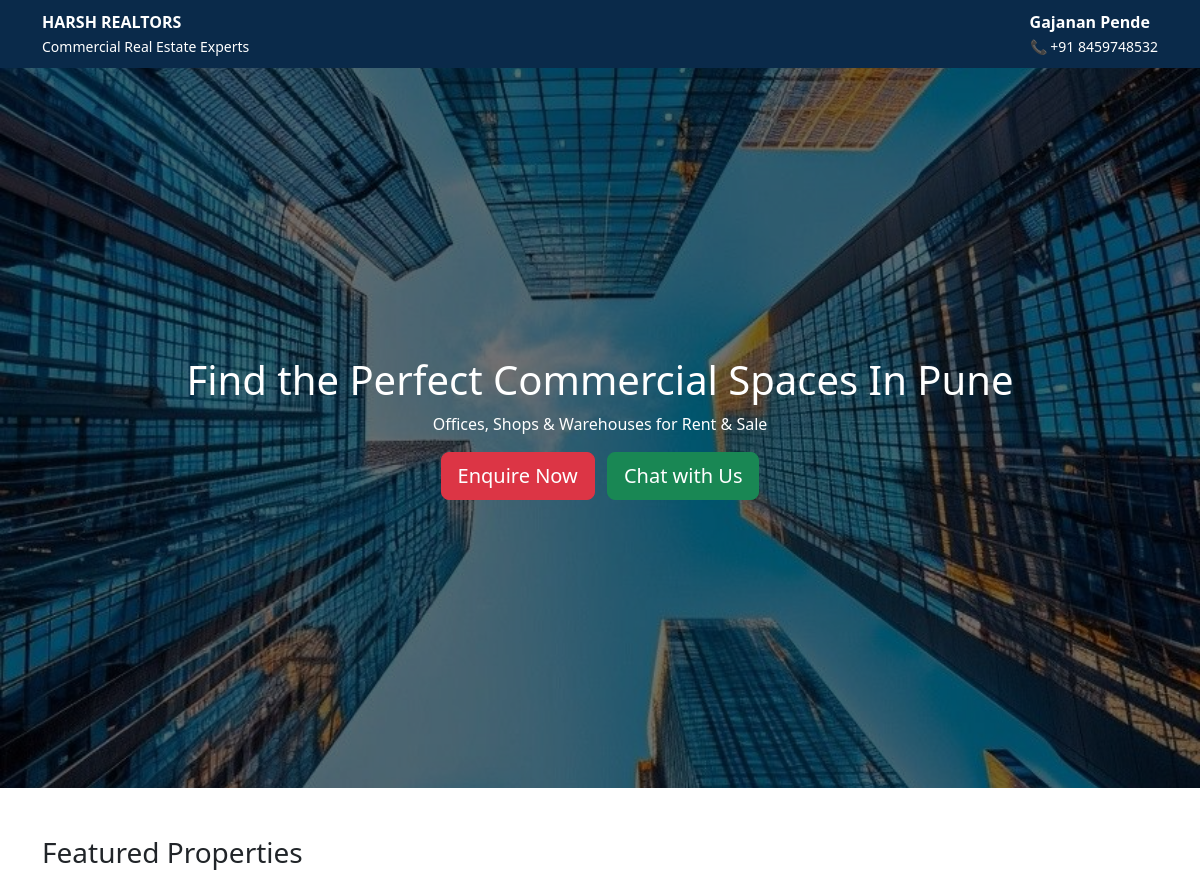
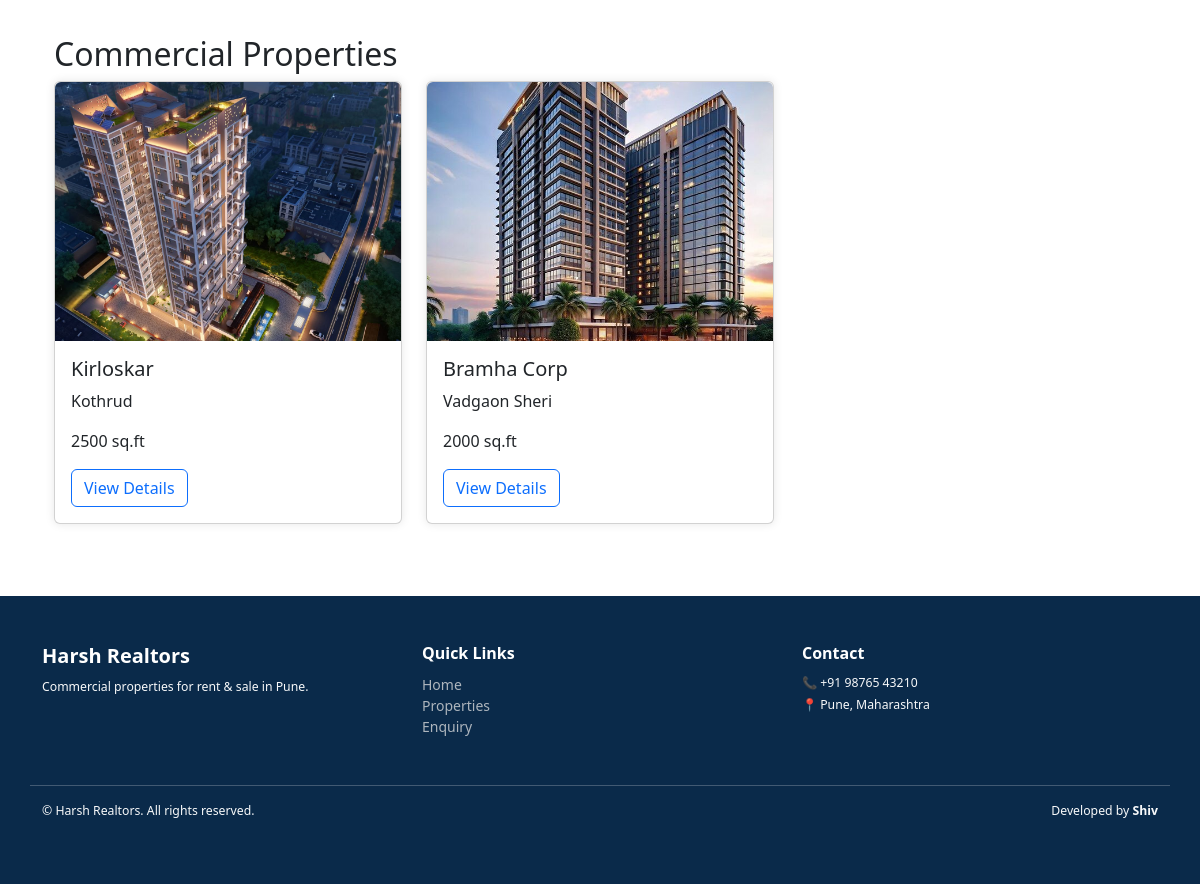
The page / on the database its author committed (2 pictures, top to bottom).
### core/models.py (models this page shows, shortened)
class Property(models.Model):
    PROPERTY_TYPE = [
        ('Office', 'Office'),
        ('Shop', 'Shop'),
        ('Warehouse', 'Warehouse'),
    ]
    title = models.CharField(max_length=200)
    location = models.CharField(max_length=200)
    property_type = models.CharField(max_length=20, choices=PROPERTY_TYPE)
    area_sqft = models.PositiveIntegerField()
    furnishing = models.CharField(max_length=50, blank=True)
    parking = models.CharField(max_length=50, blank=True)
    washrooms = models.PositiveIntegerField(default=1)
    floor = models.CharField(max_length=20, blank=True)
    total_floors = models.CharField(max_length=20, blank=True)
    suitable_for = models.CharField(max_length=200, blank=True)
    maintenance = models.CharField(max_length=100, blank=True)
    possession = models.CharField(max_length=100, blank=True)
    property_age = models.CharField(max_length=50, blank=True)
    image = models.ImageField(upload_to='properties/')
    created_at = models.DateTimeField(auto_now_add=True)

### core/views.py (the view)
# urls.py: path('', views.home, name='home'),
def home(request):
    properties = Property.objects.all().order_by('-created_at')
    return render(request, 'home.html', {
        'properties': properties
    })

### templates/home.html (shortened to what this page needs)
{% extends 'base.html' %}
{% load static %}
{% block content %}
<section class="hero">
    <div class="hero-slides">
        <div class="hero-slide active" style="background-image: url('{% static 'images/hero1.jpg' %}')"></div>
    </div>
    <div class="overlay">
        <div class="container text-center">
            <h1>Find the Perfect Commercial Spaces In Pune</h1>
            <p>Offices, Shops & Warehouses for Rent & Sale</p>
            <a href="{% url 'enquiry' %}" class="btn btn-danger btn-lg me-2">
                Enquire Now
            </a>
            <a href="https://wa.me/918459748532" class="btn btn-success btn-lg">
                Chat with Us
            </a>
        </div>
    </div>
</section>
<div class="container my-5">
    <h3>Featured Properties</h3>
    <div class="container my-5">
    <h2>Commercial Properties</h2>
    <div class="row">
        {% for property in properties %}
        <div class="col-12 col-sm-6 col-lg-4 mb-4">
            <div class="card property-card">
                {% if property.image %}
                <div class="image-wrapper">
                <img src="{{ property.image.url }}" alt="{{ property.title }}">
                </div>
                {% endif %}
                <div class="card-body">
                    <h5>{{ property.title }}</h5>
                    <p>{{ property.location }}</p>
                    <p>{{ property.area_sqft }} sq.ft</p>
                    <a href="{% url 'property_detail' property.id %}" class="btn btn-outline-primary">
                        View Details
                    </a>
                </div>
            </div>
        </div>
        {% endfor %}
    </div>
</div>
</div>
{% endblock %}

### templates/base.html (shortened to what this page needs)
{% load static %}
{% load tz %}
<!DOCTYPE html>
<html>
<head>
    <link href="https://cdn.jsdelivr.net/npm/bootstrap@5.3.2/dist/css/bootstrap.min.css" rel="stylesheet">
    <link rel="stylesheet" href="{% static 'css/style.css' %}">
</head>
<body>
<div class="top-bar">
    <div class="container d-flex justify-content-between">
        <div>
            <strong>HARSH REALTORS</strong><br>
            <small>Commercial Real Estate Experts</small>
        </div>
        <div>
            <strong>Gajanan Pende</strong><br>
            <small>📞 +91 8459748532</small>
        </div>
    </div>
</div>
{% block content %}{% endblock %}
<footer class="site-footer mt-5">
    <div class="container">
        <div class="row py-4">
            <div class="col-12 col-md-4 mb-3">
                <h5>Harsh Realtors</h5>
                <p class="small ">
                    Commercial properties for rent & sale in Pune.
                </p>
            </div>
            <div class="col-6 col-md-4 mb-3">
                <h6>Quick Links</h6>
                <ul class="list-unstyled">
                    <li><a href="/">Home</a></li>
                    <li><a href="/properties/">Properties</a></li>
                    <li><a href="{% url 'enquiry' %}">Enquiry</a></li>
                </ul>
            </div>
            <div class="col-6 col-md-4 mb-3">
                <h6>Contact</h6>
                <p class="small mb-1">📞 +91 98765 43210</p>
                <p class="small mb-0">📍 Pune, Maharashtra</p>
            </div>
        <hr>
        <div class="d-flex flex-column flex-md-row justify-content-between align-items-center pb-3">
            <p class="small mb-2 mb-md-0">
                © {{ now|date:"Y" }} Harsh Realtors. All rights reserved.
            </p>
            <p class="small mb-0">
                Developed by <strong>Shiv</strong>
            </p>
        </div>
        </div>
    </div>
</footer>
</body>
</html>

### core/static/css/style.css (style rules this page uses)
.top-bar { background: #0a2a4a; color: #fff; padding: 10px 0; }
.hero { height: 420px; background-size: cover; background-position: center; }
.overlay { background: rgba(0,0,0,0.55); height: 100%; color: white; display: flex; align-items: center; }
.property-card { box-shadow: 0 0 10px rgba(0,0,0,.1); }
.property-card .image-wrapper { width: 100%; aspect-ratio: 4 / 3; overflow: hidden; background: #f2f2f2; border-radius: 6px 6px 0 0; }
.property-card .image-wrapper img { width: 100%; height: 100%; object-fit: cover; }
.hero { position: relative; height: 90vh; overflow: hidden; color: #fff; }
.hero-slides { position: absolute; inset: 0; }
.hero-slide { position: absolute; inset: 0; background-size: cover; background-position: center; opacity: 0; transition: opacity 1.5s ease-in-out; }
.hero-slide.active { opacity: 1; }
.hero .overlay { position: relative; z-index: 2; background: rgba(0, 0, 0, 0.55); height: 100%; display: flex; align-items: center; }
.site-footer { background: #0a2a4a; color: #f8f9fa; font-size: 14px; padding: 24px 0; }
.site-footer h5, .site-footer h6 { color: #ffffff; font-weight: 600; margin-bottom: 10px; }
.site-footer p, .site-footer a { margin-bottom: 6px; }
.site-footer a { color: #adb5bd; text-decoration: none; }
.site-footer hr { border-color: rgba(249, 248, 248, 0.92); margin: 16px 0; }

### rows shown on the page
Property: image (picture), title "Kirloskar", location "Kothrud", area_sqft "2500"
Property: image (picture), title "Bramha Corp", location "Vadgaon Sheri", area_sqft "2000"
